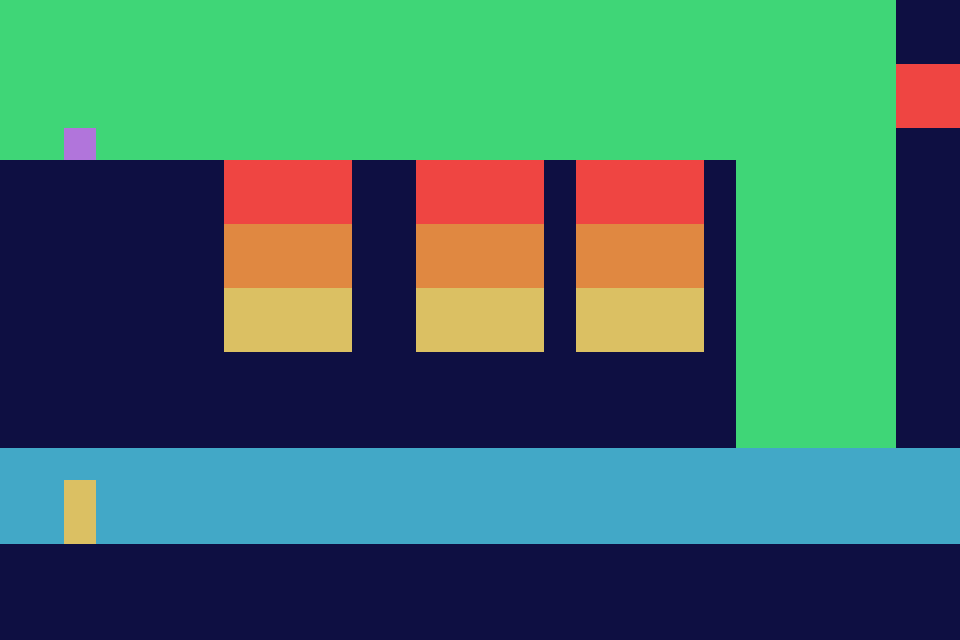

A level layout from a 2D game, rendered from its tile map. Below: a short description, then the map file with its tile-grid data intact:
An orthogonal 30x20 tile map with 32x32 px tiles, 1 tile layer (Tile Layer 1).

<map version="1.10" tiledversion="1.11.2" orientation="orthogonal" renderorder="right-down" width="30" height="20" tilewidth="32" tileheight="32" infinite="0" nextlayerid="2" nextobjectid="1">
 <tileset firstgid="1" source="tilemap.tsx" />
 <layer id="1" name="Tile Layer 1" width="30" height="20">
  <data encoding="csv">
8,8,8,8,8,8,8,8,8,8,8,8,8,8,8,8,8,8,8,8,8,8,8,8,8,8,8,8,2,2,
8,8,8,8,8,8,8,8,8,8,8,8,8,8,8,8,8,8,8,8,8,8,8,8,8,8,8,8,2,2,
8,8,8,8,8,8,8,8,8,8,8,8,8,8,8,8,8,8,8,8,8,8,8,8,8,8,8,8,4,4,
8,8,8,8,8,8,8,8,8,8,8,8,8,8,8,8,8,8,8,8,8,8,8,8,8,8,8,8,4,4,
8,8,3,8,8,8,8,8,8,8,8,8,8,8,8,8,8,8,8,8,8,8,8,8,8,8,8,8,2,2,
2,2,2,2,2,2,2,4,4,4,4,2,2,4,4,4,4,2,4,4,4,4,2,8,8,8,8,8,2,2,
2,2,2,2,2,2,2,4,4,4,4,2,2,4,4,4,4,2,4,4,4,4,2,8,8,8,8,8,2,2,
2,2,2,2,2,2,2,5,5,5,5,2,2,5,5,5,5,2,5,5,5,5,2,8,8,8,8,8,2,2,
2,2,2,2,2,2,2,5,5,5,5,2,2,5,5,5,5,2,5,5,5,5,2,8,8,8,8,8,2,2,
2,2,2,2,2,2,2,6,6,6,6,2,2,6,6,6,6,2,6,6,6,6,2,8,8,8,8,8,2,2,
2,2,2,2,2,2,2,6,6,6,6,2,2,6,6,6,6,2,6,6,6,6,2,8,8,8,8,8,2,2,
2,2,2,2,2,2,2,2,2,2,2,2,2,2,2,2,2,2,2,2,2,2,2,8,8,8,8,8,2,2,
2,2,2,2,2,2,2,2,2,2,2,2,2,2,2,2,2,2,2,2,2,2,2,8,8,8,8,8,2,2,
2,2,2,2,2,2,2,2,2,2,2,2,2,2,2,2,2,2,2,2,2,2,2,8,8,8,8,8,2,2,
1,1,1,1,1,1,1,1,1,1,1,1,1,1,1,1,1,1,1,1,1,1,1,1,1,1,1,1,1,1,
1,1,6,1,1,1,1,1,1,1,1,1,1,1,1,1,1,1,1,1,1,1,1,1,1,1,1,1,1,1,
1,1,6,1,1,1,1,1,1,1,1,1,1,1,1,1,1,1,1,1,1,1,1,1,1,1,1,1,1,1,
2,2,2,2,2,2,2,2,2,2,2,2,2,2,2,2,2,2,2,2,2,2,2,2,2,2,2,2,2,2,
2,2,2,2,2,2,2,2,2,2,2,2,2,2,2,2,2,2,2,2,2,2,2,2,2,2,2,2,2,2,
2,2,2,2,2,2,2,2,2,2,2,2,2,2,2,2,2,2,2,2,2,2,2,2,2,2,2,2,2,2
</data>
 </layer>
</map>
